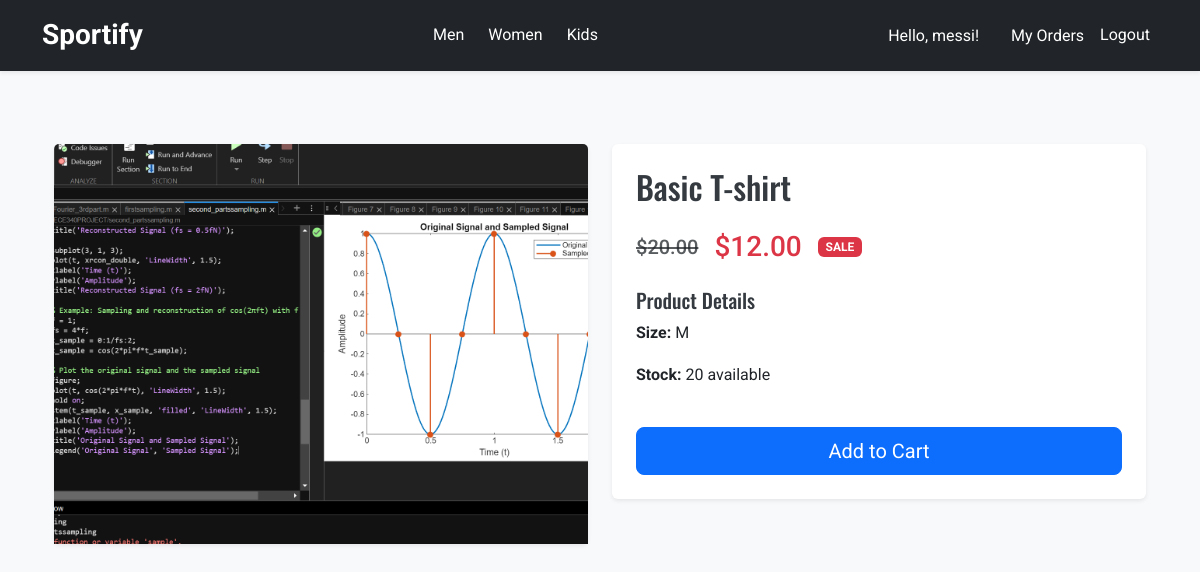
The page /product/ActivewearSubCategory/1 (signed in) on the database its author committed.
### models.py (models this page shows, shortened)
class User(db.Model,UserMixin):
    __tablename__ = 'users'
    uid = db.Column(db.Integer, primary_key=True)
    username = db.Column(db.String, nullable=False)
    password = db.Column(db.String, nullable=False)
    role = db.Column(db.String, nullable=False, default='user')
    description = db.Column(db.String)
    ROLE_SUPER_ADMIN = 'super_admin'        # Can access everything
    ROLE_INVENTORY_ADMIN = 'inventory_admin' # Can manage inventory
    ROLE_ORDER_ADMIN = 'order_admin'        # Can manage orders
    ROLE_PRODUCT_ADMIN = 'product_admin'    # Can manage products

class ActivewearSubCategory(db.Model):
    __tablename__ = 'activewear_subcategories'
    id = db.Column(db.Integer, primary_key=True)
    activewear_id = db.Column(db.Integer, db.ForeignKey('activewear_tops.id'), nullable=False)
    type = db.Column(db.String, nullable=False)
    price = db.Column(db.Float, nullable=False)
    size = db.Column(db.String, nullable=False)
    quantity = db.Column(db.Integer, nullable=False, default=0)
    for_gender = db.Column(db.String, nullable=False)
    image = db.Column(db.String, nullable=True)

class Promotion(db.Model):
    _tablename_ = 'promotions'
    id = db.Column(db.Integer, primary_key=True)
    product_type = db.Column(db.String, nullable=False)
    product_id = db.Column(db.Integer, nullable=False)
    old_price = db.Column(db.Float, nullable=False)
    discounted_price = db.Column(db.Float, nullable=False)
    start_date = db.Column(db.DateTime, nullable=False, default=datetime.utcnow)
    end_date = db.Column(db.DateTime, nullable=True)
    active = db.Column(db.Boolean, default=True)
    def is_active(self):
        now = datetime.utcnow()
        if self.active and (self.end_date is None or self.end_date > now):
            return True
        return False

### routes.py (the view)
    @app.route('/product/<product_type>/<int:product_id>')
    def product_detail(product_type, product_id):
        model = globals().get(product_type)
        if not model:
            flash('Invalid product type.', 'danger')
            return redirect(url_for('index'))
        product = model.query.get_or_404(product_id)
        promotion = Promotion.query.filter_by(product_type=product_type, product_id=product_id, active=True).first()
        if promotion and not promotion.is_active():
            promotion = None
        if current_user.is_authenticated:
            cart_count = Cart.query.filter_by(user_id=current_user.uid).count()
        else:
            cart_count = 0
        return render_template('product_detail.html', product=product, promotion=promotion, cart_count=cart_count)

### app.py (called while the page is built)
def create_app():
    app = Flask(__name__, template_folder='templates')
    csrf = CSRFProtect(app)
    app.config['SQLALCHEMY_DATABASE_URI'] = 'sqlite:////home/satch/Desktop/dbapplication/testdb_backup.db'
    app.secret_key = 'Some Key'
    app.config['SECRET_KEY'] = 'tQa$L5Cu6^*yu"V'
    app.secret_key = app.config['SECRET_KEY']
    db.init_app(app)
    CORS(app, supports_credentials=True)
    login_manager = LoginManager()
    login_manager.init_app(app)
    secret_key = app.secret_key
    bcrypt = Bcrypt(app)
    from models import User
    @login_manager.user_loader
    def load_user(uid):
        return User.query.get(uid)
    bcrypt = Bcrypt(app)
    from routes import register_routes
    register_routes(app, db, bcrypt)
    migrate = Migrate(app, db)
    return app

### templates/product_detail.html (shortened to what this page needs)
{% extends "base.html" %}
{% block content %}
<div class="container py-5">
    <div id="messageContainer" class="position-fixed top-0 end-0 p-3" style="z-index: 1050"></div>
    <div class="row">
        <div class="col-md-6 mb-4">
            <div class="card border-0 shadow-sm">
                <img src="{{ url_for('static', filename='images/placeholder.jpg') }}"
                     class="card-img-top img-fluid"
                     alt="{{ product.type }}"
                     style="object-fit: cover; height: 400px;">
            </div>
        </div>
        <div class="col-md-6">
            <div class="card border-0 shadow-sm p-4">
                <h2 class="mb-4">{{ product.type }}</h2>
                <div class="mb-4">
                    {% if promotion %}
                    <div class="d-flex align-items-center">
                        <del class="text-muted h5 mb-0">${{ "%.2f"|format(promotion.old_price) }}</del>
                        <span class="text-danger h3 mb-0 ms-3">${{ "%.2f"|format(promotion.discounted_price) }}</span>
                        <span class="badge bg-danger ms-3">SALE</span>
                    </div>
                    {% else %}
                    <span class="h3">${{ "%.2f"|format(product.price) }}</span>
                    {% endif %}
                </div>
                <div class="mb-4">
                    <h5>Product Details</h5>
                    <p><strong>Size:</strong> {{ product.size }}</p>
                    <p><strong>Stock:</strong> {{ product.quantity }} available</p>
                </div>
                {% if current_user.is_authenticated %}
                    <button type="button"
                            onclick="console.log('Button clicked'); handleAddToCart({{ product.id }}, '{{ product.__class__.__name__ }}')"
                            class="btn btn-primary btn-lg w-100">
                        Add to Cart
                    </button>
                {% else %}
                    <a href="{{ url_for('login') }}" class="btn btn-info btn-lg w-100">Login to Add to Cart</a>
                {% endif %}
            </div>
        </div>
    </div>
</div>
{% endblock %}

### templates/base.html (shortened to what this page needs)
<!DOCTYPE html>
<html lang="en">
  <head>
    <link
      href="https://cdn.jsdelivr.net/npm/bootstrap@5.3.0/dist/css/bootstrap.min.css"
      rel="stylesheet"
    />
    <link
      rel="stylesheet"
      href="https://cdnjs.cloudflare.com/ajax/libs/font-awesome/6.4.0/css/all.min.css"
    />
    <link
      rel="stylesheet"
      href="{{ url_for('static', filename='css/styles.css') }}"
    />
  </head>
  <body>
    <nav
      class="navbar navbar-expand-lg navbar-dark bg-dark fixed-top shadow-sm"
    >
      <div class="container">
        <a class="navbar-brand fw-bold" href="{{ url_for('index') }}"
          >Sportify</a
        >
        <div class="collapse navbar-collapse" id="navbarNav">
          <ul class="navbar-nav mx-auto mb-2 mb-lg-0">
            <li class="nav-item">
              <a
                class="nav-link btn btn-outline-light btn-sm me-2"
                href="{{ url_for('men') }}"
                >Men</a
              >
            </li>
            <li class="nav-item">
              <a
                class="nav-link btn btn-outline-light btn-sm me-2"
                href="{{ url_for('women') }}"
                >Women</a
              >
            </li>
            <li class="nav-item">
              <a
                class="nav-link btn btn-outline-light btn-sm me-2"
                href="{{ url_for('kids') }}"
                >Kids</a
              >
            </li>
          </ul>
          <ul class="navbar-nav align-items-center">
            {% if current_user.is_authenticated %}
            <li class="nav-item me-3">
              <a class="nav-link" href="#"
                >Hello, {{ current_user.username }}!</a
              >
            </li>
            <li class="nav-item">
              <a class="nav-link" href="{{ url_for('view_orders') }}"
                >My Orders</a
              >
            </li>
            <li class="nav-item">
              <a
                class="nav-link btn btn-outline-light btn-sm"
                href="{{ url_for('logout') }}"
                >Logout</a
              >
            </li>
            {% endif %}
          </ul>
        </div>
      </div>
    </nav>
    <div class="container mt-5 pt-5">
      {% block content %}{% endblock %}
    </div>
  </body>
</html>

### static/css/styles.css (style rules this page uses)
body { font-family: 'Roboto', sans-serif; background-color: #f8f9fa; color: #343a40; line-height: 1.6; }
h1, h2, h3, h4, h5, h6 { font-family: 'Oswald', sans-serif; color: #343a40; }
.navbar { font-size: 1rem; }
.navbar-brand { font-size: 1.75rem; font-weight: 700; }
.nav-link { font-size: 1rem; color: #ffffff !important; }
.nav-link.btn { border-radius: 20px; padding: 0.5rem 1rem; }
.shadow-sm { box-shadow: 0 .125rem .25rem rgba(0,0,0,.075)!important; }

### rows shown on the page
User: username "messi"
ActivewearSubCategory: type "Basic T-shirt", size "M", quantity "20"
Promotion: old_price "20.00", discounted_price "12.00"
